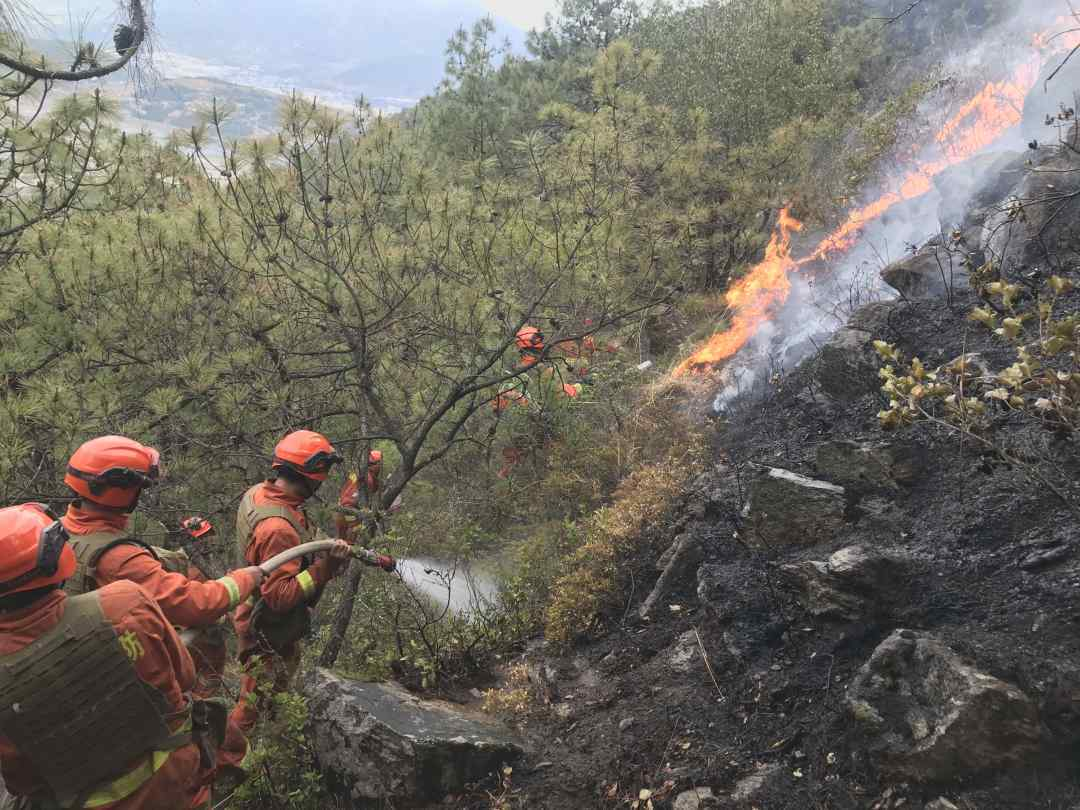
#> input picture ultralytics-8.3.19/test1.jpg, 1080 x 810 px
$ python -i train_perfect.py   (imports and definitions only)
#> lines starting #> are read from the running program, lines starting #| are printed output that depends on the picture
#> further down, picture is the input picture: shape (810, 1080, 3); mean B, G, R 96.6, 105.5, 110.7
import os
import cv2
import numpy as np

# 彻底规避潜在的多线程卡死与不必要的日志阻塞
os.environ['WANDB_MODE'] = 'disabled'
os.environ['OMP_NUM_THREADS'] = '1'

from ultralytics import YOLO


# ========================================================================
# 核心创新：根据论文3成果，构建动态限制对比度自适应直方图均衡化（CLAHE）增强流
# ========================================================================
def apply_clahe_enhancement(image):
    """
    对输入图像在LAB空间进行自适应直方图均衡化，在不放大边缘噪声的同时大幅强化烟雾对比度
    """
    # 将BGR图像转换为LAB色彩空间以分离亮度通道
    lab = cv2.cvtColor(image, cv2.COLOR_BGR2LAB)
#> lab: shape (810, 1080, 3); mean of channels 0, 1, 2 112.6, 128.7, 134
    l, a, b = cv2.split(lab)
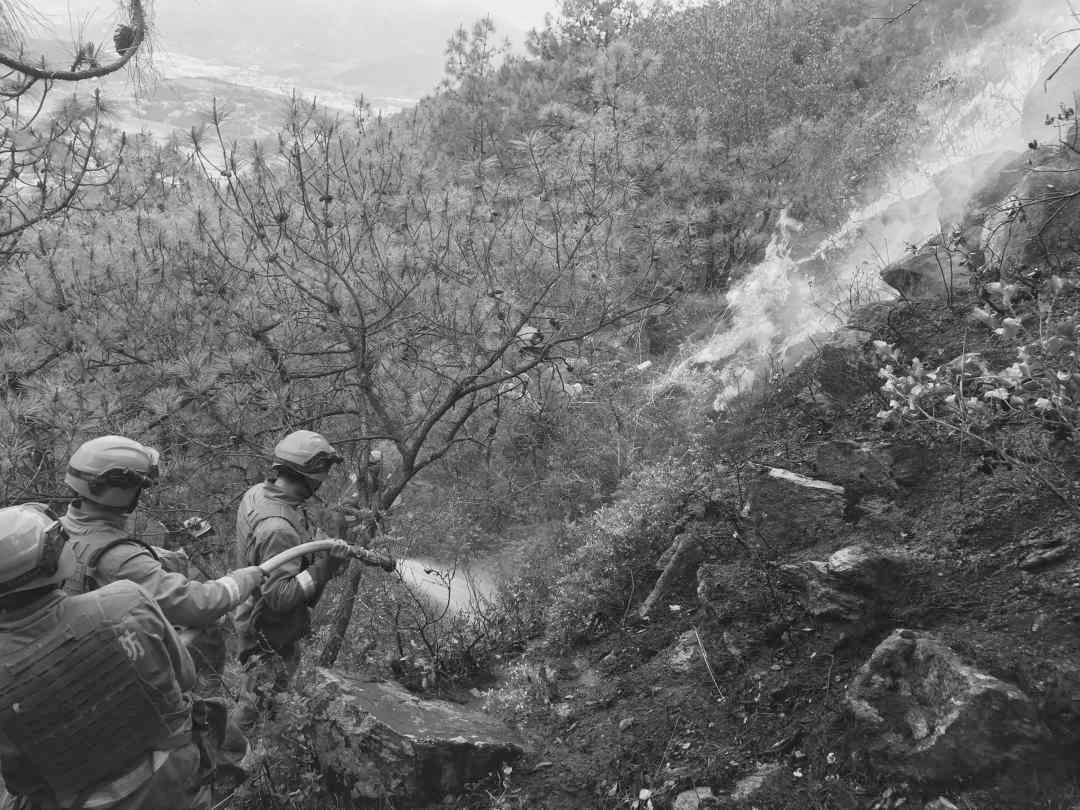
#> l: shape (810, 1080); min 1, max 255, mean 112.6
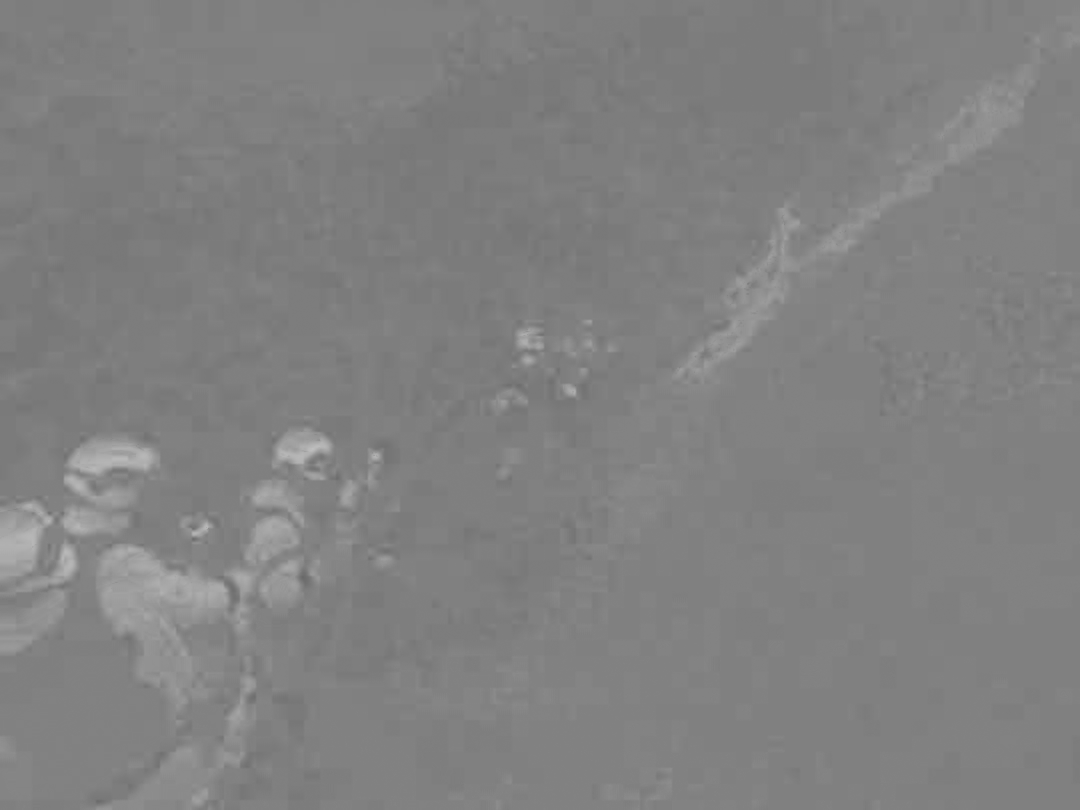
#> a: shape (810, 1080); min 105, max 191, mean 128.7
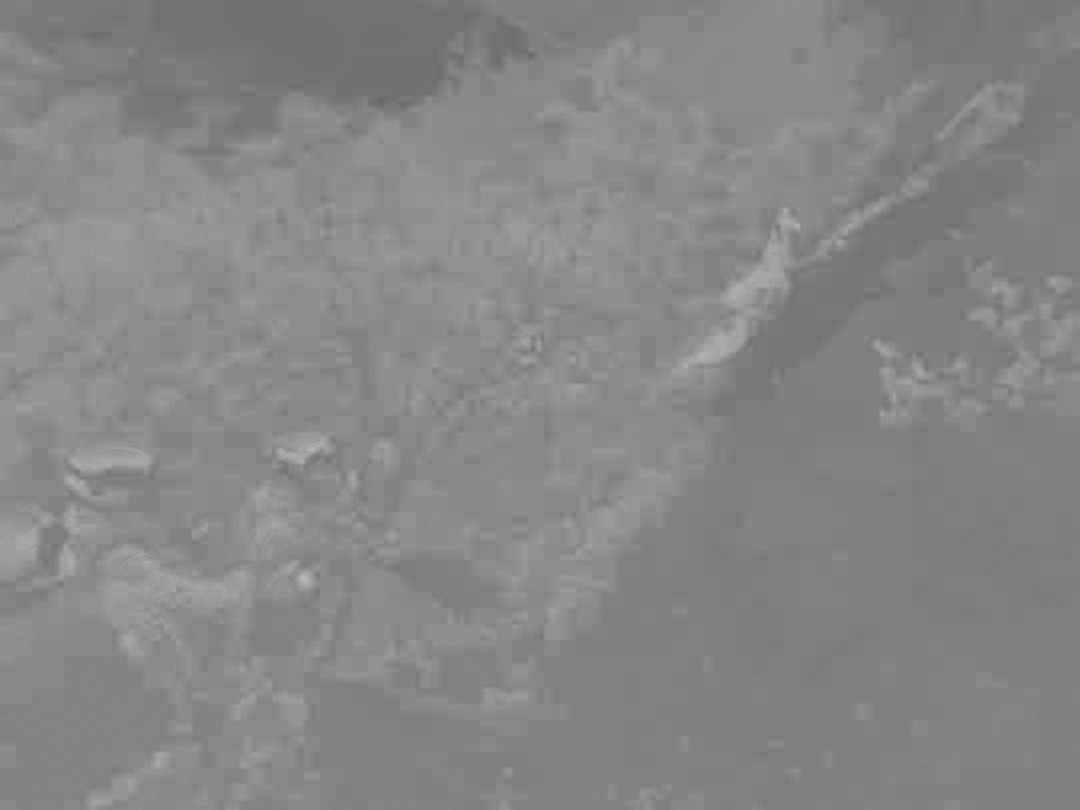
#> b: shape (810, 1080); min 105, max 183, mean 134

    # 构建限制对比度的CLAHE器（根据火灾多变环境，ClipLimit设为2.0，Grid设为8x8）
    clahe = cv2.createCLAHE(clipLimit=2.0, tileGridSize=(8, 8))
    cl = clahe.apply(l)
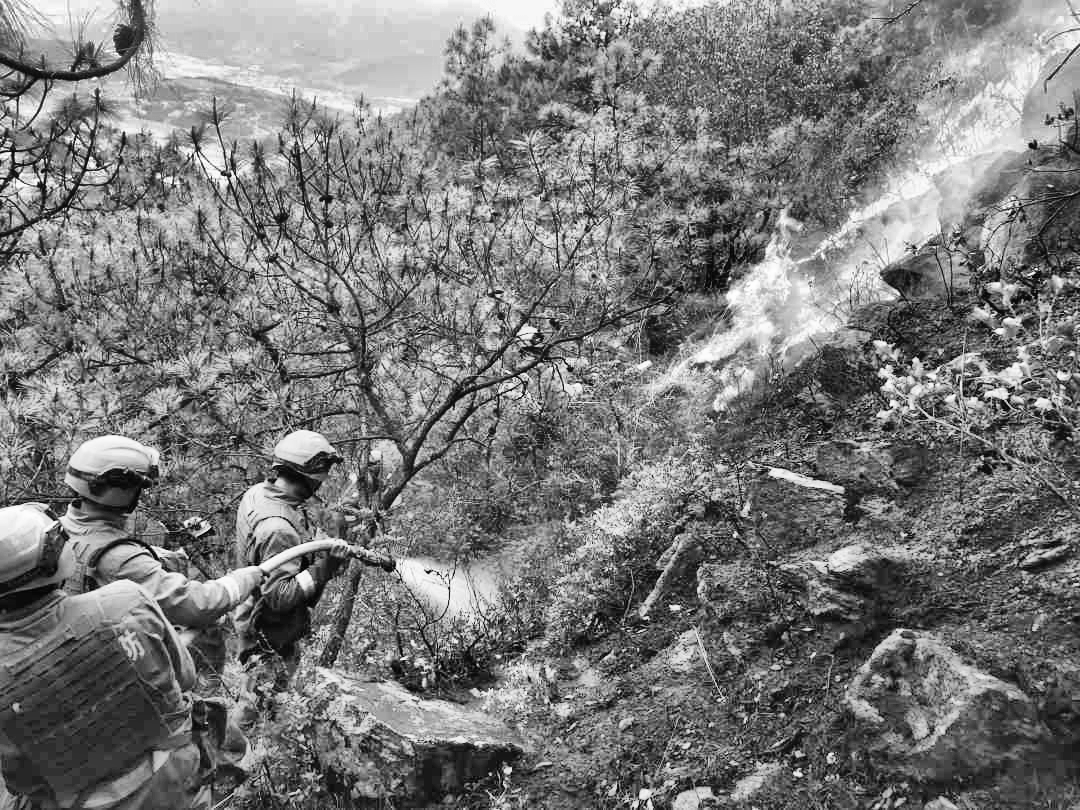
#> cl: shape (810, 1080); min 0, max 255, mean 120.7

    # 重新合并通道并回转为BGR
    limg = cv2.merge((cl, a, b))
#> limg: shape (810, 1080, 3); mean of channels 0, 1, 2 120.7, 128.7, 134
    enhanced_image = cv2.cvtColor(limg, cv2.COLOR_LAB2BGR)
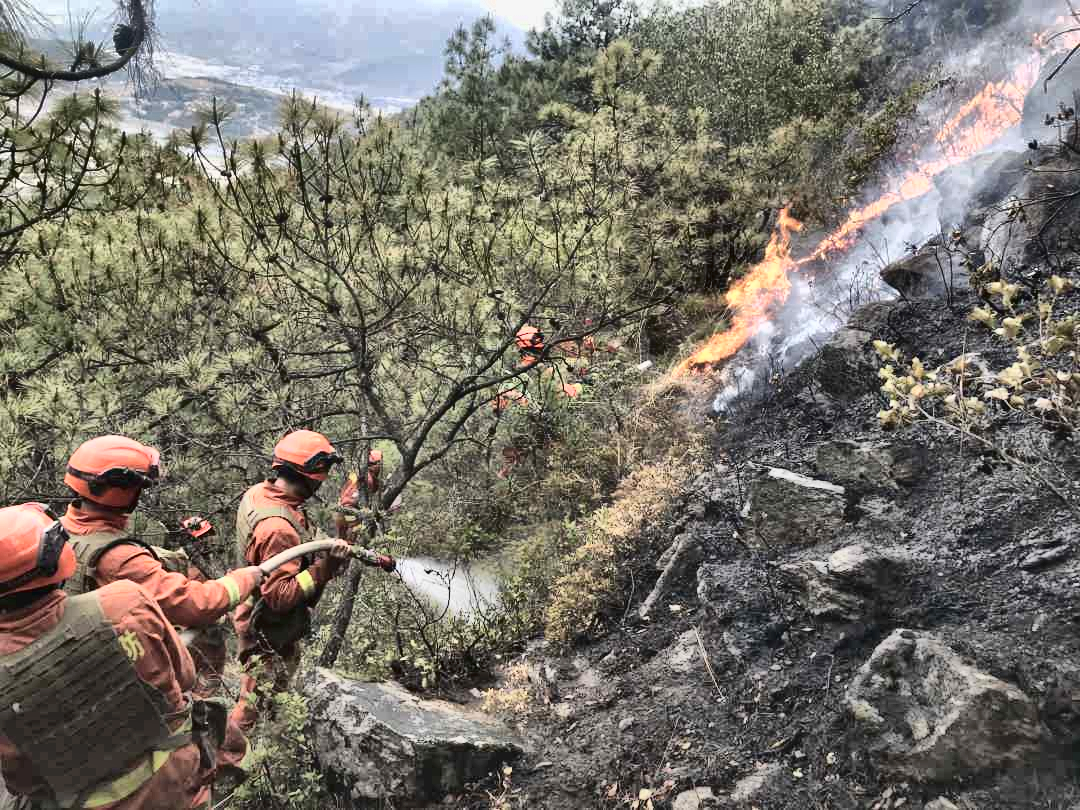
#> enhanced_image: shape (810, 1080, 3); mean B, G, R 104.9, 114.1, 118.9
    return enhanced_image


# [48 lines not run here, left out]

>>> import cv2
>>> picture = cv2.imread('test1.jpg')
>>> result = apply_clahe_enhancement(picture)
